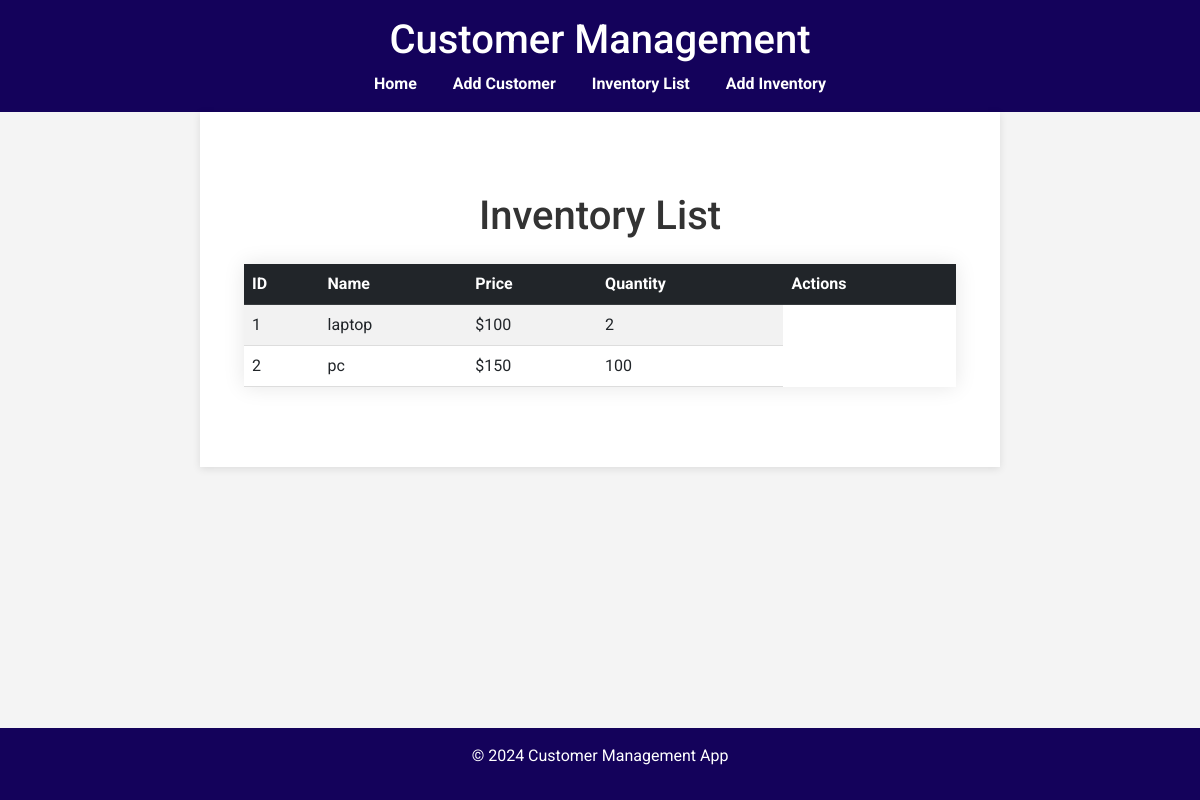
The page /inventory on the database as committed earlier.
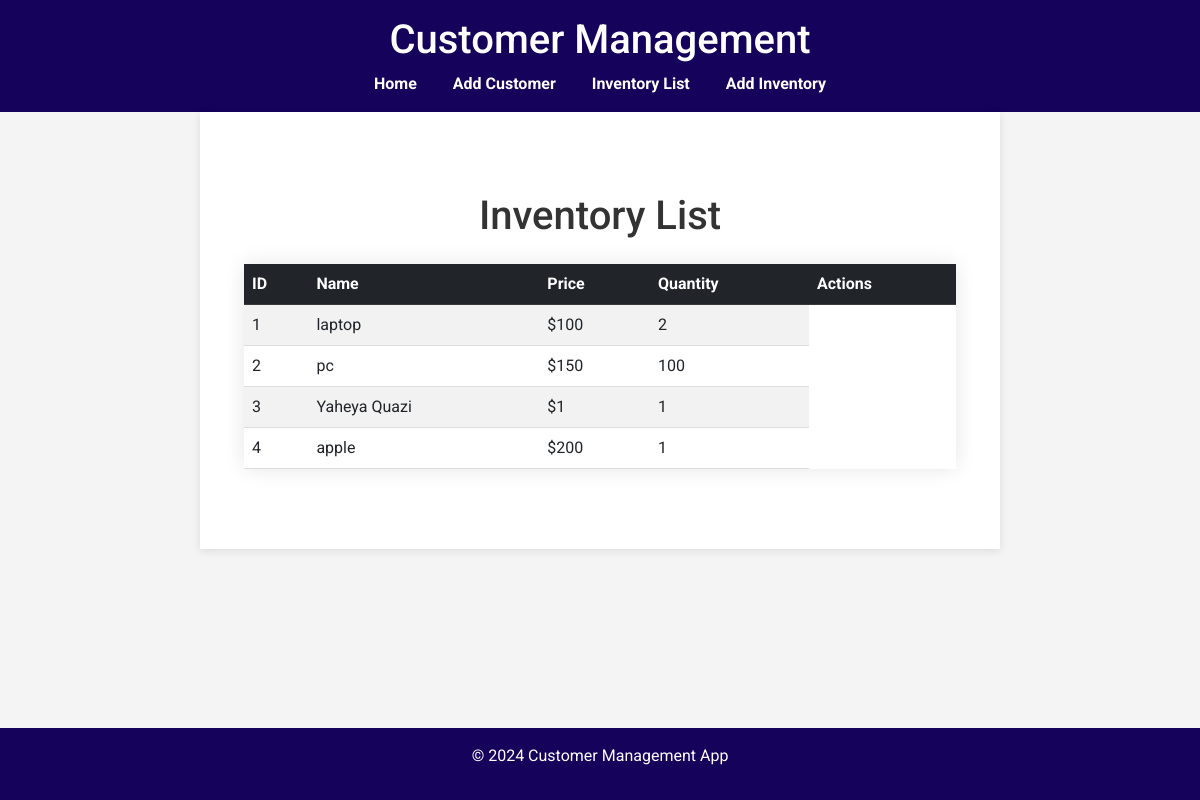
The same page on the database as committed later.
### setup_db.py (models this page shows)
class Inventory(db.Model):
    id = db.Column(db.Integer, primary_key=True)
    name = db.Column(db.String(100), nullable=False)
    price = db.Column(db.String(100), nullable=False)
    quantity = db.Column(db.Integer, nullable=True)

### app.py (the view)
@app.route('/inventory')
def inventory():
    inventory_items = Inventory.query.all()
    return render_template('inventory.html', inventory_items=inventory_items)

### templates/inventory.html (shortened to what this page needs)
{% extends 'base.html' %}
{% block content %}
<body>
    <div class="container my-5">
        <h1 class="text-center mb-4">Inventory List</h1>
        <table class="table table-striped table-hover">
            <thead class="table-dark">
                <tr>
                    <th>ID</th>
                    <th>Name</th>
                    <th>Price</th>
                    <th>Quantity</th>
                    <th>Actions</th>
                </tr>
            </thead>
            <tbody>
                {% for item in inventory_items %}
                <tr>
                    <td>{{ item.id }}</td>
                    <td>{{ item.name }}</td>
                    <td>${{ item.price }}</td>
                    <td>{{ item.quantity }}</td>
                </tr>
                {% endfor %}
            </tbody>
        </table>
    </div>
</body>
</html>
{% endblock %}

### templates/base.html (shortened to what this page needs)
<!DOCTYPE html>
<html lang="en">
<head>
    <link href="https://cdn.jsdelivr.net/npm/bootstrap@5.3.0/dist/css/bootstrap.min.css" rel="stylesheet">
</head>
<body>
    <header>
        <h1>Customer Management</h1>
        <nav>
            <a href="{{ url_for('homepage') }}">Home</a>
            <a href="{{ url_for('create_customer') }}">Add Customer</a>
            <a href="{{ url_for('inventory')}}">Inventory List</a>
            <a href="{{ url_for('create_inventory')}}">Add Inventory</a>
        </nav>
    </header>
    <main>
        {% block content %}{% endblock %}
    <footer>
        <p>&copy; 2024 Customer Management App</p>
    </footer>
</body>
</html>

### templates/base.html (style rules this page uses)
body { font-family: 'Roboto', sans-serif; margin: 0; padding: 0; background-color: #f4f4f4; color: #333; }
header { background-color: #14025b; color: white; padding: 1rem; text-align: center; }
nav a { color: white; margin: 0 1rem; text-decoration: none; font-weight: bold; }
main { padding: 2rem; max-width: 800px; margin: auto; background: white; box-shadow: 0 2px 8px rgba(0, 0, 0, 0.1); }
footer { background-color: #14025b; color: white; text-align: center; padding: 1rem; position: fixed; width: 100%; bottom: 0; }
table { width: 80%; margin: 0 auto; border-collapse: collapse; box-shadow: 0 0 20px rgba(0, 0, 0, 0.1); }
th, td { padding: 15px; text-align: left; }
thead { background-color: #009879; color: #ffffff; }
tbody tr:nth-child(even) { background-color: #f3f3f3; }
tbody tr:nth-child(odd) { background-color: #e6e6e6; }
th { background-color: #009879; color: white; }
td { border-bottom: 1px solid #dddddd; }

Rows that differ between the two databases and show on the page:
added Inventory: id "3", name "Yaheya Quazi", price "1", quantity "1"
added Inventory: id "4", name "apple", price "200", quantity "1"
